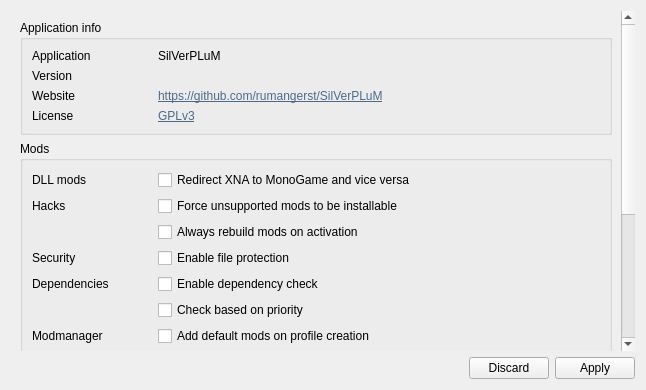
<?xml version="1.0" encoding="UTF-8"?>
<ui version="4.0">
 <class>GlobalSettingsDialog</class>
 <widget class="QDialog" name="GlobalSettingsDialog">
  <property name="geometry">
   <rect>
    <x>0</x>
    <y>0</y>
    <width>646</width>
    <height>390</height>
   </rect>
  </property>
  <property name="windowTitle">
   <string>Application Settings</string>
  </property>
  <property name="windowIcon">
   <iconset resource="resources.qrc">
    <normaloff>:/resources/icons/application-128.png</normaloff>:/resources/icons/application-128.png</iconset>
  </property>
  <property name="locale">
   <locale language="English" country="UnitedStates"/>
  </property>
  <layout class="QVBoxLayout" name="verticalLayout">
   <item>
    <widget class="QScrollArea" name="scrollArea">
     <property name="frameShape">
      <enum>QFrame::NoFrame</enum>
     </property>
     <property name="verticalScrollBarPolicy">
      <enum>Qt::ScrollBarAlwaysOn</enum>
     </property>
     <property name="widgetResizable">
      <bool>true</bool>
     </property>
     <widget class="QWidget" name="scrollAreaWidgetContents">
      <property name="geometry">
       <rect>
        <x>0</x>
        <y>-65</y>
        <width>614</width>
        <height>598</height>
       </rect>
      </property>
      <layout class="QVBoxLayout" name="verticalLayout_2">
       <item>
        <widget class="QGroupBox" name="groupBox_4">
         <property name="title">
          <string>Application info</string>
         </property>
         <layout class="QFormLayout" name="formLayout_4">
          <item row="1" column="0">
           <widget class="QLabel" name="label_8">
            <property name="minimumSize">
             <size>
              <width>120</width>
              <height>0</height>
             </size>
            </property>
            <property name="text">
             <string>Version</string>
            </property>
           </widget>
          </item>
          <item row="0" column="0">
           <widget class="QLabel" name="label_10">
            <property name="minimumSize">
             <size>
              <width>120</width>
              <height>0</height>
             </size>
            </property>
            <property name="text">
             <string>Application</string>
            </property>
           </widget>
          </item>
          <item row="0" column="1">
           <widget class="QLabel" name="appName">
            <property name="text">
             <string>SilVerPLuM</string>
            </property>
           </widget>
          </item>
          <item row="1" column="1">
           <widget class="QLabel" name="appVersion">
            <property name="text">
             <string>&lt;Version&gt;</string>
            </property>
           </widget>
          </item>
          <item row="2" column="0">
           <widget class="QLabel" name="label_9">
            <property name="minimumSize">
             <size>
              <width>120</width>
              <height>0</height>
             </size>
            </property>
            <property name="text">
             <string>Website</string>
            </property>
           </widget>
          </item>
          <item row="2" column="1">
           <widget class="QLabel" name="label_12">
            <property name="text">
             <string>&lt;html&gt;&lt;head/&gt;&lt;body&gt;&lt;p&gt;&lt;a href=&quot;https://github.com/rumangerst/SilVerPLuM&quot;&gt;&lt;span style=&quot; text-decoration: underline; color:#4c6b8a;&quot;&gt;https://github.com/rumangerst/SilVerPLuM&lt;/span&gt;&lt;/a&gt;&lt;/p&gt;&lt;/body&gt;&lt;/html&gt;</string>
            </property>
            <property name="openExternalLinks">
             <bool>true</bool>
            </property>
           </widget>
          </item>
          <item row="3" column="0">
           <widget class="QLabel" name="label_11">
            <property name="minimumSize">
             <size>
              <width>120</width>
              <height>0</height>
             </size>
            </property>
            <property name="text">
             <string>License</string>
            </property>
           </widget>
          </item>
          <item row="3" column="1">
           <widget class="QLabel" name="label_13">
            <property name="text">
             <string>&lt;html&gt;&lt;head/&gt;&lt;body&gt;&lt;p&gt;&lt;a href=&quot;https://github.com/rumangerst/SilVerPLuM/blob/master/LICENSE&quot;&gt;&lt;span style=&quot; text-decoration: underline; color:#4c6b8a;&quot;&gt;GPLv3&lt;/span&gt;&lt;/a&gt;&lt;/p&gt;&lt;/body&gt;&lt;/html&gt;</string>
            </property>
            <property name="openExternalLinks">
             <bool>true</bool>
            </property>
           </widget>
          </item>
         </layout>
        </widget>
       </item>
       <item>
        <widget class="QGroupBox" name="groupBox_2">
         <property name="title">
          <string>Mods</string>
         </property>
         <layout class="QFormLayout" name="formLayout_2">
          <item row="0" column="0">
           <widget class="QLabel" name="label_3">
            <property name="minimumSize">
             <size>
              <width>120</width>
              <height>0</height>
             </size>
            </property>
            <property name="text">
             <string>DLL mods</string>
            </property>
           </widget>
          </item>
          <item row="0" column="1">
           <widget class="QCheckBox" name="modsRedirectXNA">
            <property name="toolTip">
             <string>&lt;html&gt;&lt;head/&gt;&lt;body&gt;&lt;p&gt;If enabled, dll-compile mods will translate between XNA and MonoGame depending on profile settings.&lt;/p&gt;&lt;/body&gt;&lt;/html&gt;</string>
            </property>
            <property name="text">
             <string>Redirect XNA to MonoGame and vice versa</string>
            </property>
           </widget>
          </item>
          <item row="1" column="0">
           <widget class="QLabel" name="label_5">
            <property name="minimumSize">
             <size>
              <width>120</width>
              <height>0</height>
             </size>
            </property>
            <property name="text">
             <string>Hacks</string>
            </property>
           </widget>
          </item>
          <item row="1" column="1">
           <widget class="QCheckBox" name="modsForceUnsupported">
            <property name="toolTip">
             <string>&lt;html&gt;&lt;head/&gt;&lt;body&gt;&lt;p&gt;If enabled, all content can be enabled despite not supported by your platform.&lt;/p&gt;&lt;/body&gt;&lt;/html&gt;</string>
            </property>
            <property name="text">
             <string>Force unsupported mods to be installable</string>
            </property>
           </widget>
          </item>
          <item row="3" column="0">
           <widget class="QLabel" name="label_6">
            <property name="minimumSize">
             <size>
              <width>120</width>
              <height>0</height>
             </size>
            </property>
            <property name="text">
             <string>Security</string>
            </property>
           </widget>
          </item>
          <item row="3" column="1">
           <widget class="QCheckBox" name="modsEnableFileGuard">
            <property name="toolTip">
             <string>Enables checking for paths that may break out of the game or profile directories. Also protects all game files except in Content and modded directories.</string>
            </property>
            <property name="text">
             <string>Enable file protection</string>
            </property>
           </widget>
          </item>
          <item row="4" column="0">
           <widget class="QLabel" name="label_7">
            <property name="minimumSize">
             <size>
              <width>120</width>
              <height>0</height>
             </size>
            </property>
            <property name="text">
             <string>Dependencies</string>
            </property>
           </widget>
          </item>
          <item row="4" column="1">
           <widget class="QCheckBox" name="modEnableDepCheck">
            <property name="toolTip">
             <string>&lt;html&gt;&lt;head/&gt;&lt;body&gt;&lt;p&gt;If enabled, mod depencencies will be checked.&lt;/p&gt;&lt;/body&gt;&lt;/html&gt;</string>
            </property>
            <property name="text">
             <string>Enable dependency check</string>
            </property>
           </widget>
          </item>
          <item row="5" column="1">
           <widget class="QCheckBox" name="modDepCheckPriorityAware">
            <property name="toolTip">
             <string>&lt;html&gt;&lt;head/&gt;&lt;body&gt;&lt;p&gt;If enabled, the dependency check will check if mods have the right order.&lt;/p&gt;&lt;/body&gt;&lt;/html&gt;</string>
            </property>
            <property name="text">
             <string>Check based on priority</string>
            </property>
           </widget>
          </item>
          <item row="2" column="1">
           <widget class="QCheckBox" name="modDisablePrimeCache">
            <property name="toolTip">
             <string>&lt;html&gt;&lt;head/&gt;&lt;body&gt;&lt;p&gt;If enabled, all mods re-activate on enabling and starting a launcher.&lt;/p&gt;&lt;/body&gt;&lt;/html&gt;</string>
            </property>
            <property name="text">
             <string>Always rebuild mods on activation</string>
            </property>
           </widget>
          </item>
          <item row="6" column="0">
           <widget class="QLabel" name="label">
            <property name="minimumSize">
             <size>
              <width>120</width>
              <height>0</height>
             </size>
            </property>
            <property name="text">
             <string>Modmanager</string>
            </property>
           </widget>
          </item>
          <item row="6" column="1">
           <widget class="QCheckBox" name="modAutoAddDefaultMods">
            <property name="text">
             <string>Add default mods on profile creation</string>
            </property>
           </widget>
          </item>
         </layout>
        </widget>
       </item>
       <item>
        <widget class="QGroupBox" name="groupBox_3">
         <property name="title">
          <string>Running</string>
         </property>
         <layout class="QFormLayout" name="formLayout_3">
          <item row="0" column="0">
           <widget class="QLabel" name="label_4">
            <property name="minimumSize">
             <size>
              <width>120</width>
              <height>0</height>
             </size>
            </property>
            <property name="text">
             <string>Savegames</string>
            </property>
           </widget>
          </item>
          <item row="0" column="1">
           <widget class="QCheckBox" name="runningBackupSDVSavegames">
            <property name="toolTip">
             <string>&lt;html&gt;&lt;head/&gt;&lt;body&gt;&lt;p&gt;If enabled, existing savegames will be backed up into a temporary directory before starting the launcher.&lt;/p&gt;&lt;/body&gt;&lt;/html&gt;</string>
            </property>
            <property name="text">
             <string>Restore savegames after launch</string>
            </property>
           </widget>
          </item>
          <item row="1" column="1">
           <widget class="QCheckBox" name="runningBackupProfileSavegames">
            <property name="toolTip">
             <string>&lt;html&gt;&lt;head/&gt;&lt;body&gt;&lt;p&gt;If enabled, savegames in your profile folder are backed up into a temporary directory before moving savegames after launch.&lt;/p&gt;&lt;/body&gt;&lt;/html&gt;</string>
            </property>
            <property name="text">
             <string>Backup profile savegames to temp. folder before overwriting</string>
            </property>
           </widget>
          </item>
          <item row="1" column="0">
           <spacer name="horizontalSpacer">
            <property name="orientation">
             <enum>Qt::Horizontal</enum>
            </property>
            <property name="sizeHint" stdset="0">
             <size>
              <width>40</width>
              <height>20</height>
             </size>
            </property>
           </spacer>
          </item>
         </layout>
        </widget>
       </item>
       <item>
        <widget class="QGroupBox" name="externalPrograms">
         <property name="title">
          <string>Programs</string>
         </property>
         <layout class="QVBoxLayout" name="verticalLayout_3">
          <item>
           <widget class="QWidget" name="widget" native="true">
            <layout class="QHBoxLayout" name="horizontalLayout">
             <property name="leftMargin">
              <number>0</number>
             </property>
             <property name="rightMargin">
              <number>0</number>
             </property>
             <item>
              <spacer name="horizontalSpacer_2">
               <property name="orientation">
                <enum>Qt::Horizontal</enum>
               </property>
               <property name="sizeHint" stdset="0">
                <size>
                 <width>40</width>
                 <height>20</height>
                </size>
               </property>
              </spacer>
             </item>
             <item>
              <widget class="QPushButton" name="btnAddProgram">
               <property name="text">
                <string>Add program</string>
               </property>
               <property name="icon">
                <iconset theme="list-add">
                 <normaloff>.</normaloff>.</iconset>
               </property>
              </widget>
             </item>
            </layout>
           </widget>
          </item>
          <item>
           <widget class="QWidget" name="externalProgramsList" native="true">
            <layout class="QVBoxLayout" name="verticalLayout_4">
             <property name="leftMargin">
              <number>0</number>
             </property>
             <property name="rightMargin">
              <number>0</number>
             </property>
            </layout>
           </widget>
          </item>
         </layout>
        </widget>
       </item>
       <item>
        <spacer name="verticalSpacer">
         <property name="orientation">
          <enum>Qt::Vertical</enum>
         </property>
         <property name="sizeHint" stdset="0">
          <size>
           <width>20</width>
           <height>40</height>
          </size>
         </property>
        </spacer>
       </item>
      </layout>
     </widget>
    </widget>
   </item>
   <item>
    <widget class="QDialogButtonBox" name="buttonBox">
     <property name="orientation">
      <enum>Qt::Horizontal</enum>
     </property>
     <property name="standardButtons">
      <set>QDialogButtonBox::Apply|QDialogButtonBox::Discard</set>
     </property>
    </widget>
   </item>
  </layout>
 </widget>
 <resources>
  <include location="resources.qrc"/>
 </resources>
 <connections>
  <connection>
   <sender>buttonBox</sender>
   <signal>accepted()</signal>
   <receiver>GlobalSettingsDialog</receiver>
   <slot>accept()</slot>
   <hints>
    <hint type="sourcelabel">
     <x>248</x>
     <y>254</y>
    </hint>
    <hint type="destinationlabel">
     <x>157</x>
     <y>274</y>
    </hint>
   </hints>
  </connection>
  <connection>
   <sender>buttonBox</sender>
   <signal>rejected()</signal>
   <receiver>GlobalSettingsDialog</receiver>
   <slot>reject()</slot>
   <hints>
    <hint type="sourcelabel">
     <x>316</x>
     <y>260</y>
    </hint>
    <hint type="destinationlabel">
     <x>286</x>
     <y>274</y>
    </hint>
   </hints>
  </connection>
 </connections>
</ui>
